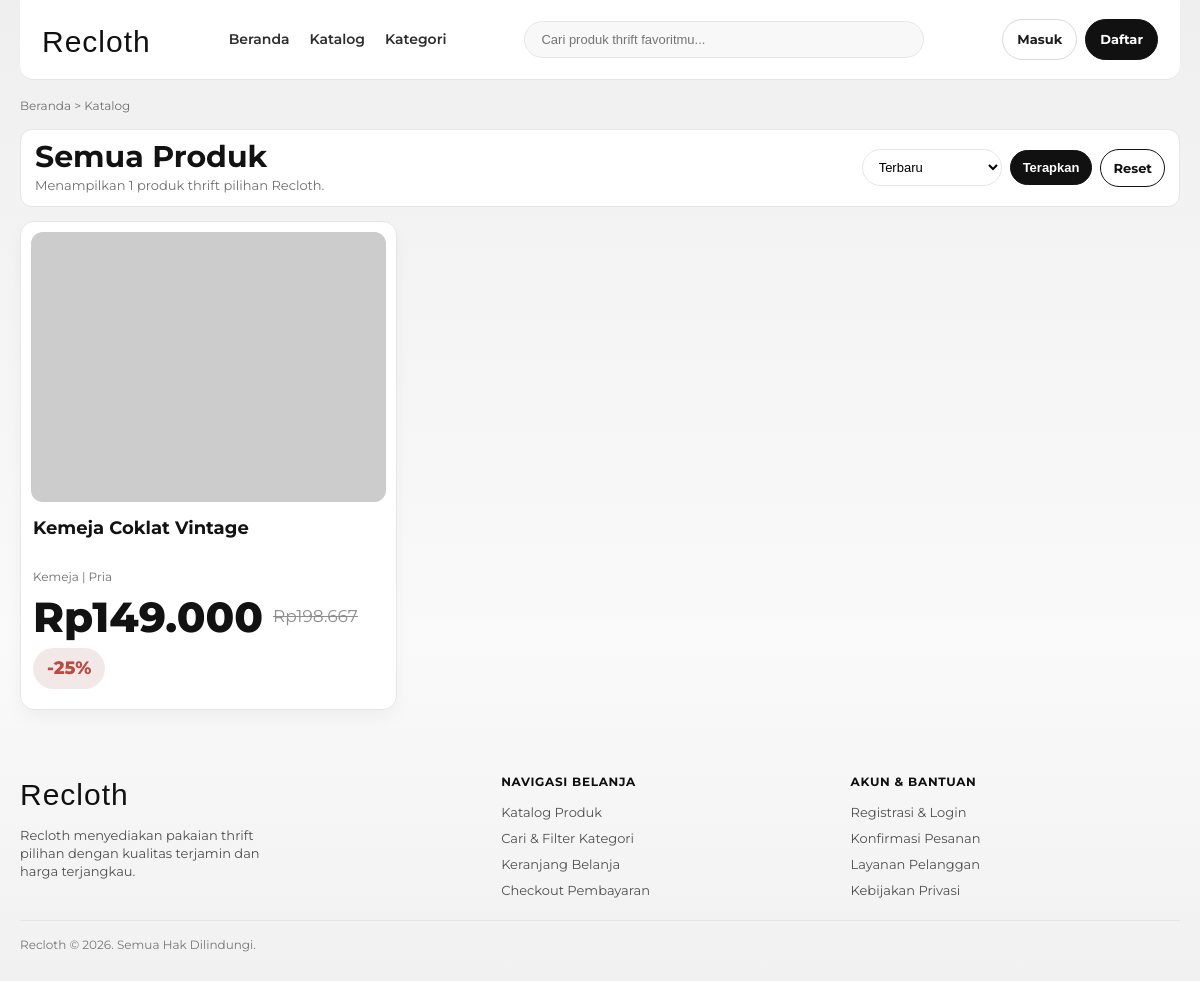
/src/user/catalog.php, run on the app's committed database.
### tables this page shows
CREATE TABLE products (
  id INT AUTO_INCREMENT PRIMARY KEY,
  name VARCHAR(255),
  description TEXT,
  gender ENUM('pria', 'wanita') NULL,
  condition_status VARCHAR(100) NULL,
  size_label VARCHAR(50) NULL,
  production_year YEAR NULL,
  material VARCHAR(120) NULL,
  image VARCHAR(255) NULL,
  price DECIMAL(10,2),
  stock INT,
  discount_percent INT DEFAULT 0,
  category_id INT,
  created_at TIMESTAMP DEFAULT CURRENT_TIMESTAMP,
  FOREIGN KEY (category_id) REFERENCES categories(id)
    ON DELETE CASCADE
);

CREATE TABLE categories (
  id INT AUTO_INCREMENT PRIMARY KEY,
  name VARCHAR(255),
  created_at TIMESTAMP DEFAULT CURRENT_TIMESTAMP
);

### src/config/product_repository.php (called while the page is built, shortened)
<?php
function recloth_get_product_schema(PDO $pdo): array
{
    $columnsStmt = $pdo->query('SHOW COLUMNS FROM products');
    $columns = array_map('strtolower', $columnsStmt->fetchAll(PDO::FETCH_COLUMN));
    $galleryTableStmt = $pdo->query("SHOW TABLES LIKE 'product_images'");
    $hasGalleryTable = (bool) $galleryTableStmt->fetchColumn();
    $cache = [
        'has_gender' => in_array('gender', $columns, true),
        'has_image' => in_array('image', $columns, true),
        'has_condition' => in_array('condition_status', $columns, true),
        'has_size' => in_array('size_label', $columns, true),
        'has_year' => in_array('production_year', $columns, true),
        'has_material' => in_array('material', $columns, true),
        'has_gallery_table' => $hasGalleryTable,
    ];
    return $cache;
}
function recloth_base_product_select(array $schema): string
{
    $discountCol = "COALESCE(p.discount_percent, 0)";
    return "
        SELECT
            p.id,
            p.name,
            p.description,
            p.price,
            p.stock,
            " . $discountCol . " AS discount_percent,
            " . ($schema['has_image'] ? 'p.image' : "''") . " AS image,
            " . ($schema['has_gender'] ? 'p.gender' : "''") . " AS gender,
            " . ($schema['has_condition'] ? 'p.condition_status' : "''") . " AS condition_status,
            " . ($schema['has_size'] ? 'p.size_label' : "''") . " AS size_label,
            " . ($schema['has_year'] ? 'p.production_year' : 'NULL') . " AS production_year,
            " . ($schema['has_material'] ? 'p.material' : "''") . " AS material,
            c.name AS category_name
        FROM products p
        LEFT JOIN categories c ON c.id = p.category_id
    ";
}
function recloth_fetch_products(PDO $pdo, array $options = []): array
{
    $schema = recloth_get_product_schema($pdo);
    $sql = recloth_base_product_select($schema);
    $search = trim((string) ($options['search'] ?? ''));
    $gender = strtolower(trim((string) ($options['gender'] ?? '')));
    $category = strtolower(trim((string) ($options['category'] ?? '')));
    $sort = trim((string) ($options['sort'] ?? 'terbaru'));
    $minPrice = $options['min_price'] ?? null;
    $maxPrice = $options['max_price'] ?? null;
    $limit = $options['limit'] ?? null;
    $featured = (bool) ($options['featured'] ?? false);
    $params = [];
    if ($featured) {
        $sql .= ' ORDER BY COALESCE(p.discount_percent, 0) DESC, p.stock DESC, p.created_at DESC, p.id DESC';
    } elseif ($sort === 'harga_terendah') {
        $sql .= ' ORDER BY p.price ASC';
    } elseif ($sort === 'harga_tertinggi') {
        $sql .= ' ORDER BY p.price DESC';
    } else {
        $sql .= ' ORDER BY p.created_at DESC, p.id DESC';
    }
    $stmt = $pdo->prepare($sql);
    $stmt->execute($params);
    return $stmt->fetchAll(PDO::FETCH_ASSOC);
}

### src/user/catalog.php (the view, shortened to what this page needs)
<?php
require '../config/database.php';
require '../config/product_repository.php';
$search = trim($_GET['search'] ?? '');
$sort = trim($_GET['sort'] ?? 'terbaru');
$pdo->setAttribute(PDO::ATTR_ERRMODE, PDO::ERRMODE_EXCEPTION);
$products = recloth_fetch_products($pdo, [
	'search' => $search,
	'sort' => $sort,
]);
function rupiah($price): string
{
	return 'Rp' . number_format((float) $price, 0, ',', '.');
}
function priceBeforeDiscount($price, int $discountPercent = 0): float
{
	$discountPercent = max(0, min(90, $discountPercent));
	return (float) $price / (1 - ($discountPercent / 100));
}
function e($text): string
{
	return htmlspecialchars((string) $text, ENT_QUOTES, 'UTF-8');
}
?>
<!DOCTYPE html>
<html lang="id">
<head>
</head>
<body>
<div class="site-wrap">
	<nav class="navbar">
		<a class="brand" href="../../index.php">Recloth</a>
		<ul class="menu">
			<li><a href="../../index.php">Beranda</a></li>
			<li><a href="catalog.php">Katalog</a></li>
			<li><a href="category.php">Kategori</a></li>
		</ul>
		<div class="search">
			<input type="text" value="<?= e($search) ?>" form="catalog-form" name="search" placeholder="Cari produk thrift favoritmu...">
		</div>
		<div class="nav-actions">
			<?php if (isset($_SESSION['user_id'])): ?>
				<a class="cart-icon" href="cart.php" aria-label="Keranjang">
					<svg viewBox="0 0 24 24" fill="none" xmlns="http://www.w3.org/2000/svg" aria-hidden="true">
						<path d="M3 4H5L7.3 14.2C7.5 15.1 8.3 15.8 9.2 15.8H17.8C18.7 15.8 19.5 15.1 19.7 14.2L21 8H6" stroke="currentColor" stroke-width="1.8" stroke-linecap="round" stroke-linejoin="round"/>
						<circle cx="9.5" cy="19" r="1.2" fill="currentColor"/>
						<circle cx="17.5" cy="19" r="1.2" fill="currentColor"/>
					</svg>
				</a>
			<?php else: ?>
				<div class="auth-links">
					<a class="masuk" href="login.php">Masuk</a>
					<a class="daftar" href="register.php">Daftar</a>
				</div>
			<?php endif; ?>
		</div>
	</nav>
	<p class="breadcrumb">Beranda &gt; Katalog</p>
	<section class="toolbar">
		<div class="toolbar-left">
			<h1>Semua Produk</h1>
			<p>Menampilkan <?= count($products) ?> produk thrift pilihan Recloth.</p>
		</div>
		<form id="catalog-form" class="toolbar-form" method="GET" action="catalog.php">
			<select name="sort">
				<option value="terbaru" <?= $sort === 'terbaru' ? 'selected' : '' ?>>Terbaru</option>
			</select>
			<button type="submit">Terapkan</button>
			<a href="catalog.php">Reset</a>
		</form>
	</section>
	<?php if (empty($products)): ?>
		<div class="empty">Produk tidak ditemukan. Coba ubah kata pencarian.</div>
	<?php else: ?>
		<section class="grid">
			<?php foreach ($products as $product): ?>
				<?php $discount = (int) ($product['discount_percent'] ?? 0); ?>
				<?php $oldPrice = priceBeforeDiscount((float) $product['price'], $discount); ?>
				<article class="card">
					<a class="card-link" href="detail_product.php?id=<?= (int) $product['id'] ?>" aria-label="Lihat detail <?= e($product['name']) ?>">
						<div class="img-wrap">
							<?php if (!empty($product['image'])): ?>
								<img src="<?= e($product['image']) ?>" alt="<?= e($product['name']) ?>">
							<?php else: ?>
								<div class="img-fallback">Gambar belum tersedia</div>
							<?php endif; ?>
						</div>
						<div class="card-body">
							<h2 class="product-name"><?= e($product['name']) ?></h2>
							<p class="meta">
								<?= e(ucwords((string) ($product['category_name'] ?? '-'))) ?>
								<?php if (!empty($product['gender'])): ?>
									| <?= e(ucfirst((string) $product['gender'])) ?>
								<?php endif; ?>
							</p>
							<div class="price-row">
								<p class="price"><?= rupiah($product['price']) ?></p>
								<?php if ($discount > 0): ?>
									<p class="old-price"><?= rupiah($oldPrice) ?></p>
									<span class="discount">-<?= (int) $discount ?>%</span>
								<?php endif; ?>
							</div>
						</div>
					</a>
				</article>
			<?php endforeach; ?>
		</section>
	<?php endif; ?>
	<footer>
		<section>
			<a class="brand" href="../../index.php">Recloth</a>
			<p style="margin-top: 10px; max-width: 280px;">Recloth menyediakan pakaian thrift pilihan dengan kualitas terjamin dan harga terjangkau.</p>
		</section>
		<section>
			<h5>Navigasi Belanja</h5>
			<ul>
				<li>Katalog Produk</li>
				<li>Cari &amp; Filter Kategori</li>
				<li>Keranjang Belanja</li>
				<li>Checkout Pembayaran</li>
			</ul>
		</section>
		<section>
			<h5>Akun &amp; Bantuan</h5>
			<ul>
				<li>Registrasi &amp; Login</li>
				<li>Konfirmasi Pesanan</li>
				<li>Layanan Pelanggan</li>
				<li>Kebijakan Privasi</li>
			</ul>
		</section>
	</footer>
	<p class="copyright">Recloth © <?= date('Y') ?>. Semua Hak Dilindungi.</p>
</div>
</body>
</html>

### src/user/catalog.php (style rules this page uses)
:root { --bg: #f4f4f4; --text: #121212; --muted: #6f6f6f; --line: #e6e6e6; --white: #ffffff; --black: #111111; --radius: 16px; }
* { margin: 0; padding: 0; box-sizing: border-box; }
body { background: linear-gradient(180deg, #efefef 0%, #fafafa 65%, #f1f1f1 100%); color: var(--text); font-family: "Montserrat", sans-serif; line-height: 1.4; }
.site-wrap { max-width: 1240px; margin: 0 auto; padding: 0 20px 28px; }
.navbar { display: flex; align-items: center; justify-content: space-between; gap: 12px; background: var(--white); border-bottom: 1px solid var(--line); padding: 16px 22px; border-radius: 0 0 14px 14px; margin-bottom: 18px; }
.brand { font-family: "Symphony", sans-serif; font-size: 30px; text-decoration: none; color: var(--black); letter-spacing: 1px; margin-top: 5px; }
.menu { list-style: none; display: flex; gap: 20px; font-size: 14px; }
.menu a { color: #2d2d2d; text-decoration: none; font-weight: 600; }
.search { flex: 1; max-width: 400px; }
.search input { width: 100%; border: 1px solid var(--line); border-radius: 999px; padding: 10px 16px; background: #f8f8f8; font-size: 13px; }
.nav-actions { display: flex; gap: 8px; align-items: center; }
.auth-links { display: flex; gap: 8px; }
.auth-links a { text-decoration: none; font-size: 13px; font-weight: 700; border-radius: 999px; padding: 10px 14px; }
.auth-links .masuk { color: #1d1d1d; border: 1px solid #d9d9d9; background: #fff; }
.auth-links .daftar { color: #fff; background: #111; border: 1px solid #111; }
.breadcrumb { margin: 6px 0 14px; font-size: 12px; color: var(--muted); }
.toolbar { display: flex; flex-wrap: wrap; gap: 10px; align-items: center; justify-content: space-between; margin-bottom: 14px; background: #fff; border: 1px solid var(--line); border-radius: 12px; padding: 12px 14px; }
.toolbar-left h1 { font-size: 30px; line-height: 1; margin-bottom: 4px; }
.toolbar-left p { color: var(--muted); font-size: 13px; }
.toolbar-form { display: flex; gap: 8px; align-items: center; flex-wrap: wrap; }
.toolbar-form input, .toolbar-form select { border: 1px solid var(--line); border-radius: 999px; padding: 9px 12px; font-size: 13px; background: #fff; }
.toolbar-form button, .toolbar-form a { border-radius: 999px; border: 1px solid var(--black); padding: 9px 12px; font-size: 13px; font-weight: 700; text-decoration: none; cursor: pointer; }
.toolbar-form button { background: #111; color: #fff; }
.toolbar-form a { background: #fff; color: #111; }
.grid { display: grid; grid-template-columns: repeat(3, minmax(0, 1fr)); gap: 14px; }
.card { background: #fff; border: 1px solid var(--line); border-radius: 14px; overflow: hidden; box-shadow: 0 8px 18px rgba(17, 17, 17, 0.04); }
.card-link { display: block; text-decoration: none; color: inherit; padding: 10px; }
.img-wrap { width: 100%; height: 270px; background: #ececec; border-radius: 12px; overflow: hidden; }
.img-wrap img { width: 100%; height: 100%; object-fit: cover; display: block; }
.card-body { padding: 14px 2px 10px; }
.product-name { font-size: 18px; font-weight: 700; min-height: 48px; }
.meta { margin-top: 5px; color: var(--muted); font-size: 12px; }
.price-row { margin-top: 10px; display: flex; align-items: center; gap: 10px; flex-wrap: wrap; }
.price { font-size: 42px; font-weight: 800; line-height: 1; }
.old-price { font-size: 17px; color: #8d8d8d; text-decoration: line-through; }
.discount { padding: 8px 14px; border-radius: 999px; background: #f3e8e8; color: #bc4b41; font-size: 18px; font-weight: 800; }
footer { margin-top: 64px; display: grid; grid-template-columns: 1.4fr repeat(2, 1fr); gap: 20px; font-size: 13px; color: #4f4f4f; }
footer h5 { margin-bottom: 12px; font-size: 12px; color: #0f0f0f; letter-spacing: 0.7px; text-transform: uppercase; }
footer ul { list-style: none; display: grid; gap: 8px; }
.copyright { margin-top: 20px; padding-top: 16px; border-top: 1px solid var(--line); color: #777; font-size: 12px; }

### data on the page
products: name "Kemeja Coklat Vintage", category.name "Kemeja", gender "Pria", price "Rp149.000", oldPrice "Rp198.667", discount "25"

### other printed values
count($products) "1"
